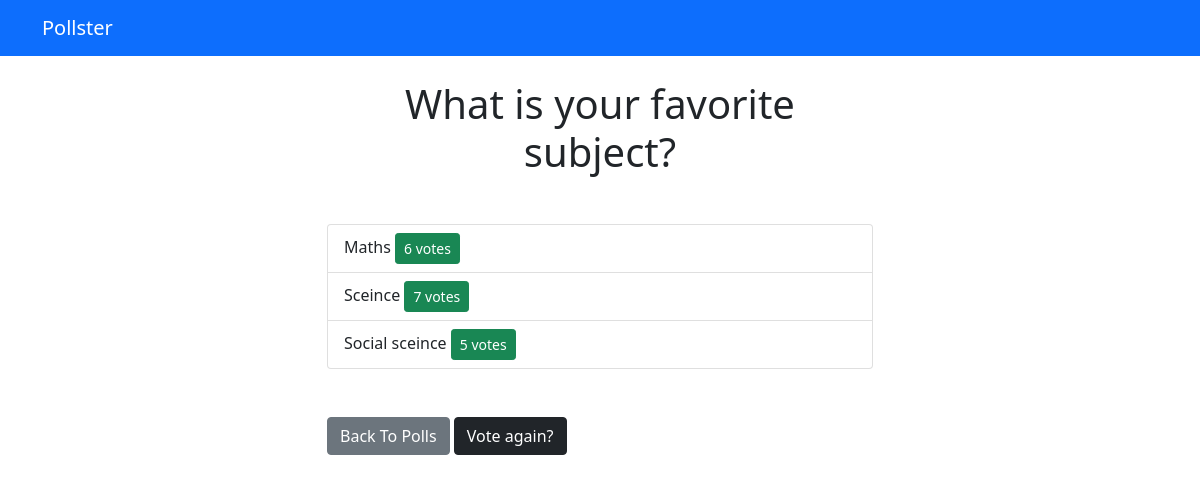
Screenshot of /polls/5/results/ with the database file from the repository.
### polls/models.py (models this page shows, shortened)
class Question(models.Model):
    question_text = models.CharField(max_length=200) #primary_key
    pub_date = models.DateTimeField('date published')

class Choice(models.Model):
    question = models.ForeignKey(Question, on_delete=models.CASCADE)
    choice_text = models.CharField(max_length=200)
    votes = models.IntegerField(default=0)

### polls/views.py (the view)
# urls.py: path('<int:question_id>/results/', views.results, name='results'),
def results(request, question_id):
    question = get_object_or_404(Question, pk=question_id)
    return render(request, 'polls/results.html', { 'question': question })

### polls/templates/polls/results.html
{% extends 'base.html' %}
{% block content %}
<h1 class="mb-5 text-center">{{ question.question_text }}</h1>
<ul class="list-group mb-5">
    {% for choice in question.choice_set.all %}
    <li class="list-group-item">
        {{ choice.choice_text }} <span class='btn btn-success btn-sm float-right'>{{ choice.votes }} vote{{ choice.votes | pluralize }}</span>
    </li>
    {% endfor %}
</ul>
<a class="btn btn-secondary" href="{% url 'polls:index' %}">Back To Polls</a>
<a class="btn btn-dark" href="{% url 'polls:detail' question.id %}">Vote again?</a>
{% endblock %}

### rows the page displays
Question: question_text "What is your favorite subject?"
Choice: choice_text "Maths", votes "6", votes|pluralize "s"
Choice: choice_text "Sceince", votes "7", votes|pluralize "s"
Choice: choice_text "Social sceince", votes "5", votes|pluralize "s"
